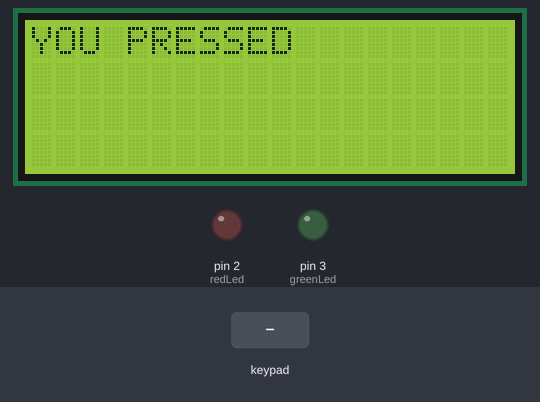
This sketch was run on a simulated Arduino Uno, built with avr-gcc and run on an emulated ATmega328P. Shown: 20×4 character LCD, output pins drawn as LEDs (lit = HIGH). Dashed ring = blinking. Inputs (shaded band) come from the test bench.

Above: at 1.2 s.
1.3 s: keypad keys 2 6 3 9 # pressed 0.4 s apart
At 2.9 s:
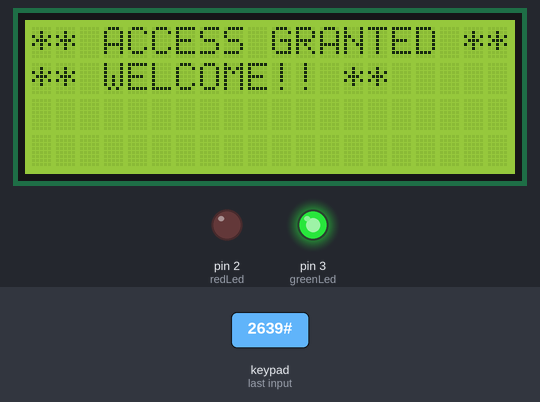
5.0 s: key '2' pressed
At 5.5 s:
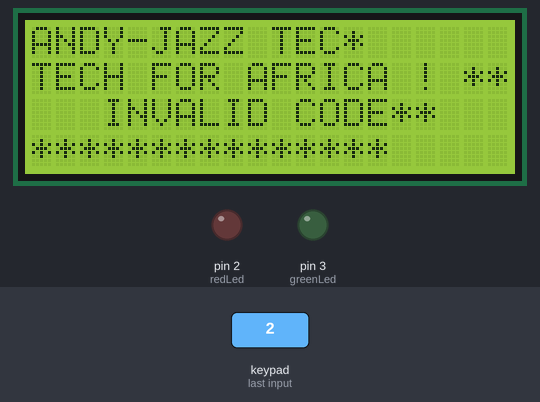
6.5 s: key '6' pressed
8.0 s: key '3' pressed
At 9.2 s:
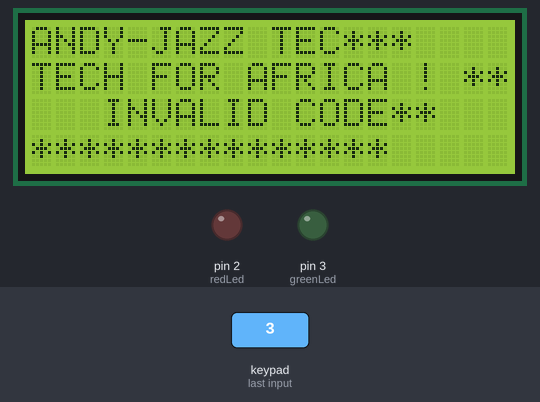
9.5 s: keypad keys 2 6 3 9 pressed 0.4 s apart
At 10.3 s:
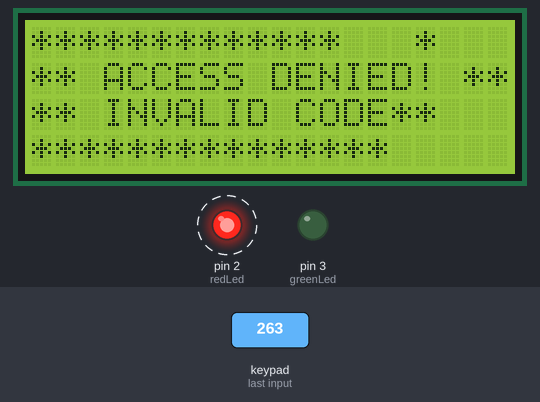
12.6 s: keypad keys 2 6 3 9 * pressed 0.4 s apart
At 17.3 s:
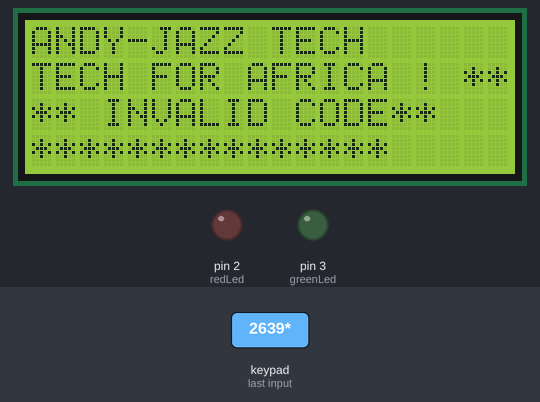
Timing chart, 0 to 17.7 s (numbered marks = the images above; inputs shaded):
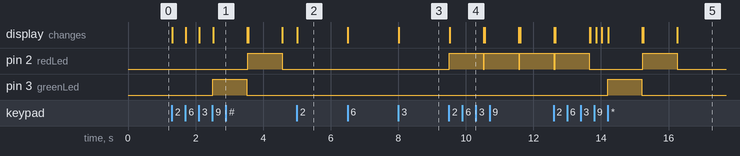

Measured:
- after the input at 1.3 s, pin 2 (redLed): LOW → HIGH after 2.2 s, → LOW 1.0 s later; pin 3 (greenLed): LOW → HIGH after 1.2 s, → LOW 1.0 s later; the display: first changes at once (image 1 shows a later state)
- after the input at 5.0 s, the display: changes at once (image 2)
- after the input at 8.0 s, the display: changes at once (image 3)
- after the input at 9.5 s, pin 2 (redLed): alternates HIGH for 1.0 s and LOW for 0.03 s, starting at once; the display: changes at once (image 4)
- after the input at 12.6 s, pin 3 (greenLed): LOW → HIGH after 1.6 s, → LOW 1.0 s later; the display: first differs from a run without the input after 1.1 s (image 5 shows a later state)

The sketch:

KEYPAD_and_PIR_for_security.ino
```cpp
#include <LiquidCrystal.h>
LiquidCrystal LCD(A0,A1,A2,A3,A4,A5);
int myCounter = 0;
#include <Keypad.h>
const byte rows = 4;
const byte cols = 3;

int greenLed = 3;
int redLed = 2;

//set our code
char* ourCode = "2639";
int currentPosition = 0;

char keys[rows][cols] = {
  {'1','2','3'},
  {'4','5','6'},
  {'7','8','9'},
  {'*','0','#'}
  };

  byte rowPins[rows] ={10,9,8,7};
  byte colPins[cols] ={13,12,11};

  Keypad keypad = Keypad(makeKeymap(keys), rowPins, colPins, rows, cols);


void setup() {
  // put your setup code here, to run once:
LCD.begin(20,4);
LCD.setCursor(0,0);
LCD.print("YOU PRESSED");
pinMode(redLed,OUTPUT);
pinMode(greenLed,OUTPUT);
digitalWrite(redLed,LOW);
digitalWrite(greenLed,LOW);
Serial.begin(9600);
}

void loop() {

int l;
char key = keypad.getKey();

if(int(key) != 0){
  LCD.setCursor(13,0);
  LCD.print("          ");
  LCD.setCursor(13,0);

  for(l=0; l<=currentPosition; ++l){
    LCD.print("*");
    }
    if(key == ourCode[currentPosition]){
      ++currentPosition;
      if(currentPosition == 4){
        unlockDoor();
        currentPosition = 0;
        }
      }
      else{
        invalidCode();
        currentPosition = 0;
        }
  }
}

void invalidCode(){
  digitalWrite(redLed,HIGH);
  clearScreen();
  LCD.setCursor(0,0);
  LCD.print("*************");
  LCD.setCursor(0,1);
  LCD.print("** ACCESS DENIED! **");
  LCD.setCursor(0,2);
  LCD.print("** INVALID CODE**");
  LCD.setCursor(0,3);
  LCD.print("***************");

  delay(1000);
  digitalWrite(redLed,LOW);
  displayCodeEntryScreen();
  }

  void unlockDoor(){
    digitalWrite(greenLed,HIGH);
    clearScreen();
    LCD.setCursor(0,0);
    LCD.print("** ACCESS GRANTED **");
    LCD.setCursor(0,1);
    LCD.print("** WELCOME!! **");

    delay(1000);
    digitalWrite(greenLed,LOW);
    displayCodeEntryScreen();
    }

   void displayCodeEntryScreen(){
    clearScreen();
    LCD.setCursor(0,0);
    LCD.print("ANDY-JAZZ TECH");
    LCD.setCursor(0,1);
    LCD.print("TECH FOR AFRICA");

    }
  void clearScreen(){
    LCD.setCursor(0,0);
    LCD.print("                ");
    LCD.setCursor(0,1);
    LCD.print("                ");
    }
```
